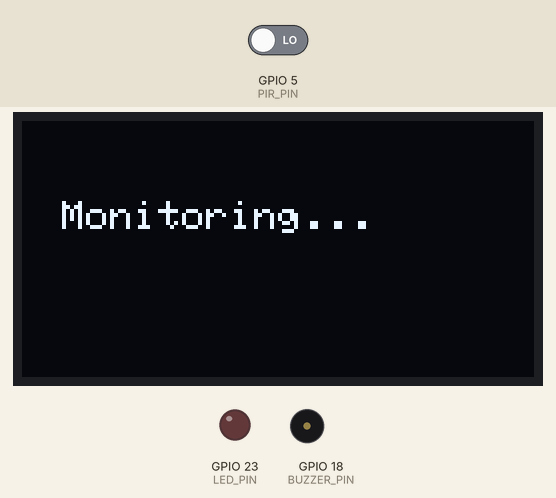
Recording of a sketch running on a simulated ESP32. Parts: 128×64 one-colour display, output pins drawn as LEDs (lit = HIGH), buzzer (waves = sounding, pin HIGH). Inputs (shaded band) come from the test bench; at power-on: GPIO 5 (PIR_PIN) LOW. What the sketch prints to the serial monitor is not drawn.

Above: at 1.2 s.
1.3 s: GPIO 5 (PIR_PIN) driven HIGH
At 1.9 s:
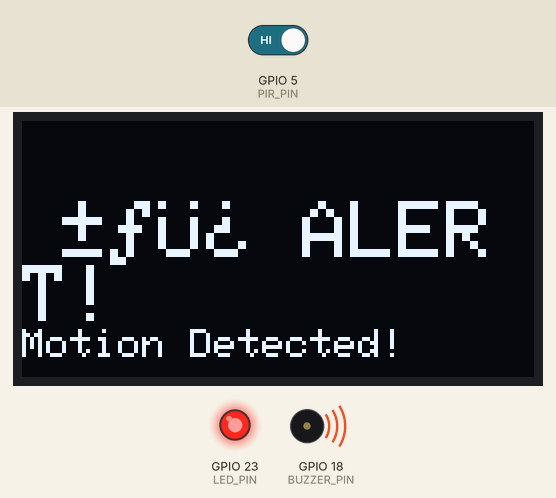
2.8 s: GPIO 5 (PIR_PIN) driven LOW
At 4.4 s:
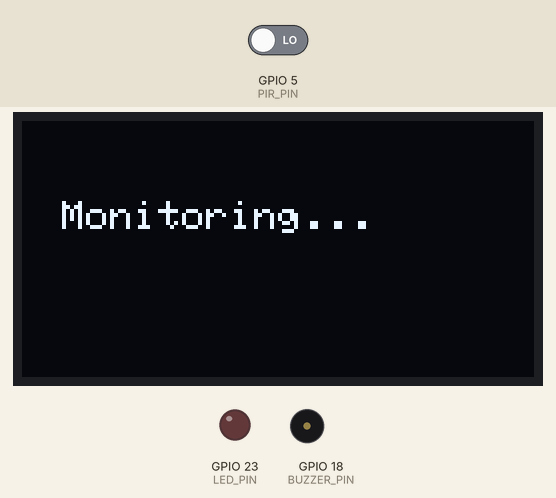
Timing chart, 0 to 5.9 s (numbered marks = the images above; inputs shaded):
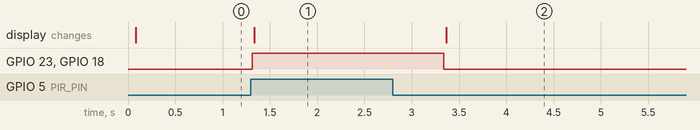

Measured:
- after the input at 1.3 s, GPIO 23 (LED_PIN), GPIO 18 (BUZZER_PIN): LOW → HIGH at once; the display: changes at once (image 1)
- after the input at 2.8 s, GPIO 23 (LED_PIN), GPIO 18 (BUZZER_PIN): HIGH → LOW after 0.54 s; the display: changes after 0.56 s (image 2)

The sketch:

sketch.ino
```cpp
#include <Wire.h>
#include <Adafruit_GFX.h>
#include <Adafruit_SSD1306.h>

#define SCREEN_WIDTH 128  // OLED display width, in pixels
#define SCREEN_HEIGHT 64  // OLED display height, in pixels
#define OLED_RESET -1     // Reset pin (not used)

Adafruit_SSD1306 display(SCREEN_WIDTH, SCREEN_HEIGHT, &Wire, OLED_RESET);

#define PIR_PIN 5      // PIR sensor output pin
#define BUZZER_PIN 18  // Buzzer pin
#define LED_PIN 23     // LED pin

void setup() {
  pinMode(PIR_PIN, INPUT);
  pinMode(BUZZER_PIN, OUTPUT);
  pinMode(LED_PIN, OUTPUT);
  Serial.begin(115200);

  // Initialize OLED display
  if (!display.begin(SSD1306_BLACK, 0x3C)) {
    Serial.println("OLED display not found!");
    while (true);
  }

  display.clearDisplay();
  display.setTextSize(1);
  display.setTextColor(WHITE);
  display.setCursor(10, 20);
  display.println("Motion Detector Ready");
  display.display();
}

void loop() {
  int motion = digitalRead(PIR_PIN);

  if (motion == HIGH) {
    Serial.println("🚨 Motion Detected!");
    digitalWrite(BUZZER_PIN, HIGH);
    digitalWrite(LED_PIN, HIGH);

    display.clearDisplay();
    display.setCursor(10, 20);
    display.setTextSize(2);
    display.println("🚨 ALERT!");
    display.setTextSize(1);
    display.println("Motion Detected!");
    display.display();

    delay(2000);  // Alarm duration
  } else {
    digitalWrite(BUZZER_PIN, LOW);
    digitalWrite(LED_PIN, LOW);

    display.clearDisplay();
    display.setCursor(10, 20);
    display.setTextSize(1);
    display.println("Monitoring...");
    display.display();
  }
}
```
